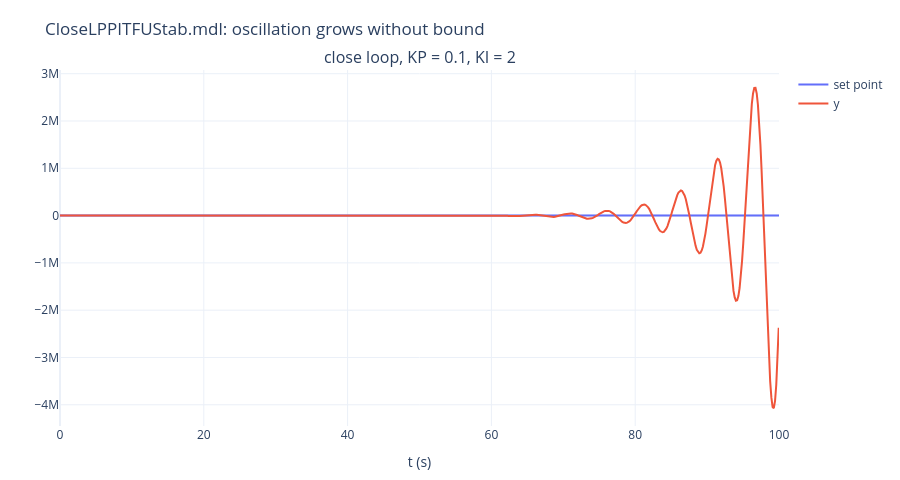

Notebook cell for this chart:
### Markdown cell above
## 4. 積分增益太大會不穩定 `CloseLPPITFUStab.mdl`、`PID_Iover.mdl`

`CloseLPPITFUStab` 只把 $K_I$ 從 0.2 改成 2：特性方程式 $s^3+s^2+1.1s+2=0$。
Routh 準則：三階 $s^3+a_2s^2+a_1s+a_0$ 穩定的條件是 $a_2a_1>a_0$，這裡 $1\times1.1<2$，不穩定。

### Code cell
t, y_us = pi_closed(0.1, 2.0)
poles = np.roots([1, 1, 1.1, 2])
print("CloseLPPITFUStab poles:", np.round(poles, 4), f"-> max Re = {np.round(poles.real.max(), 4) + 0.0:+.4f} (unstable)")
print(f"Routh: a2*a1 - a0 = {1 * 1.1 - 2:.1f} < 0")
scope(t, {"close loop, KP = 0.1, KI = 2": [("set point", sp(t)), ("y", y_us)]},
      "CloseLPPITFUStab.mdl: oscillation grows without bound")

### Figure 1 — Plotly figure (JSON) as saved in the notebook; plotly's stock layout.template omitted (floating-point values rounded to 4 significant figures; data arrays with more than 128 entries replaced by an {"elided": "..."} marker saying what was removed)
{"data": [{"mode": "lines", "name": "set point", "type": "scatter", "x": [0, 1.0, 1.0, 100.0], "xaxis": "x", "y": [0, 0, 1, 1], "yaxis": "y"}, {"mode": "lines", "name": "y", "type": "scatter", "x": {"elided": "589 float values"}, "xaxis": "x", "y": {"elided": "589 float values"}, "yaxis": "y"}], "layout": {"annotations": [{"font": {"size": 16}, "showarrow": false, "text": "close loop, KP = 0.1, KI = 2", "x": 0.5, "xanchor": "center", "xref": "paper", "y": 1.0, "yanchor": "bottom", "yref": "paper"}], "height": 480, "margin": {"b": 50, "l": 60, "r": 20, "t": 70}, "title": {"text": "CloseLPPITFUStab.mdl: oscillation grows without bound"}, "xaxis": {"anchor": "y", "domain": [0.0, 1.0], "title": {"text": "t (s)"}}, "yaxis": {"anchor": "x", "domain": [0.0, 1.0]}}}
